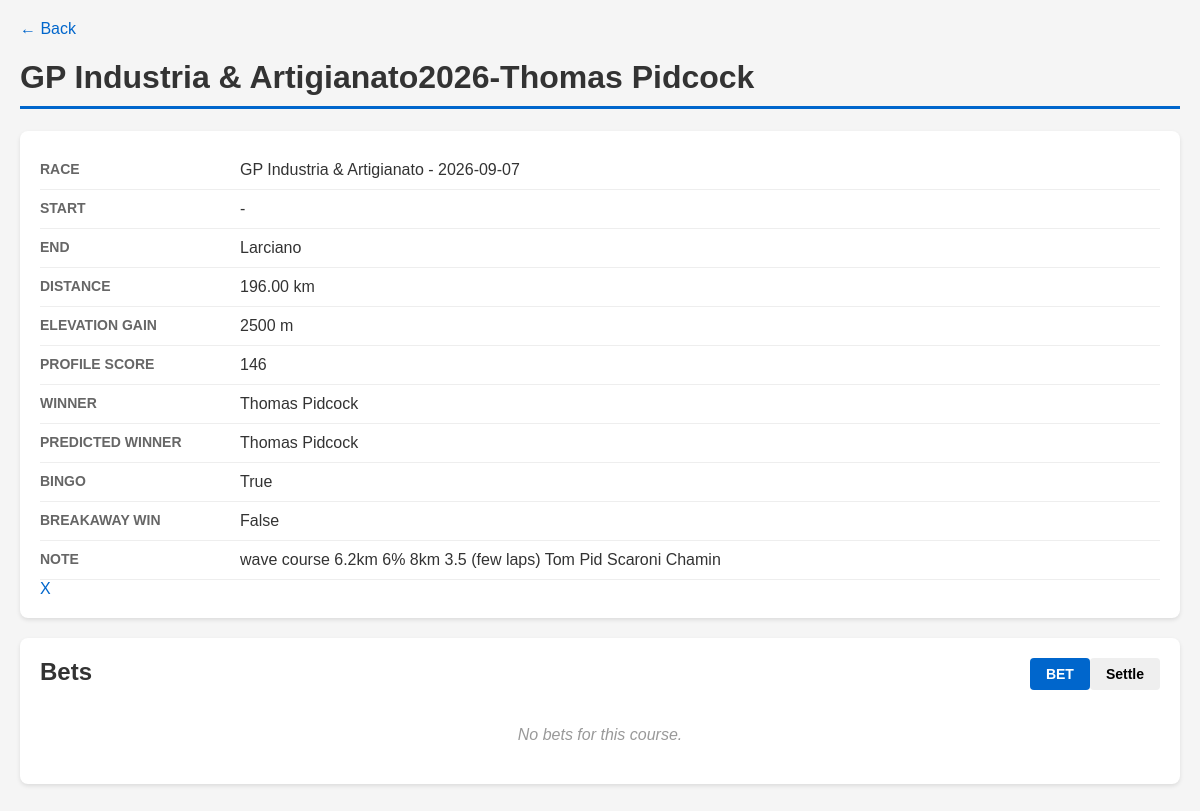
The app's page /course/147/ with its own data.
### uci/models/course.py (models this page shows, shortened)
class Course(models.Model):
    DEFAULT_BET_AMOUNT = Decimal('1')
    race = models.ForeignKey(Race, on_delete=models.CASCADE, related_name='courses')
    name = models.CharField(max_length=200)
    start = models.CharField(max_length=120, null=True, blank=True)
    end = models.CharField(max_length=120, null=True, blank=True)
    distance_km = models.DecimalField(max_digits=6, decimal_places=2, null=True, blank=True)
    elevation_gain_m = models.IntegerField(null=True, blank=True)
    note = models.TextField(max_length=500, null=True, blank=True)
    key_point = models.JSONField(null=True, blank=True, default=list)
    profile_score = models.IntegerField(null=True, blank=True)
    profile_score_20k = models.IntegerField(null=True, blank=True)
    winner = models.ForeignKey(Rider, on_delete=models.CASCADE, null=True, blank=True, related_name='course_winner')
    predict_winner = models.ForeignKey(Rider, on_delete=models.CASCADE, null=True, blank=True, related_name='course_predict_winner')
    pre_analysis = models.TextField(max_length=500, null=True, blank=True)
    course_url = models.URLField(null=True, blank=True)
    is_won_by_breakaway = models.BooleanField(default=False)
    bingo_rate = models.DecimalField(max_digits=6, decimal_places=2, null=True, blank=True)
    settled = models.BooleanField(default=False)
    def __init__(self, *args, **kwargs):
        super().__init__(*args, **kwargs)
        self.__original_predict_winner_id = self.predict_winner_id
    def __str__(self):
        return f"{self.name}-{self.winner}"
    @property
    def bingo(self):
        return self.predict_winner == self.winner and self.winner is not None

### uci/models/rider.py (models this page shows, shortened)
class Rider(models.Model):
    FORM_TREND_CHOICES = [
        ('high', '↑'),
        ('increase', '↗'),
        ('normal', '→'),
        ('decrease', '↘'),
        ('low', '↓'),
    ]
    FORM_TO_TREND = {1: 'low', 2: 'decrease', 3: 'normal', 4: 'increase', 5: 'high'}
    SCORE_VALIDATORS = [MinValueValidator(1), MaxValueValidator(100)]
    name = models.CharField(max_length=100, unique=True)
    nationality = models.CharField(max_length=100, null=True, blank=True)
    date_of_birth = models.DateField(null=True, blank=True)
    note = models.TextField(max_length=500, null=True, blank=True)
    form = models.IntegerField(validators=[MinValueValidator(1), MaxValueValidator(5)], null=True, blank=True)
    form_trend = models.CharField(max_length=10, choices=FORM_TREND_CHOICES, null=True, blank=True, default='normal')
    breakaway = models.BooleanField(default=False)
    breakaway_note = models.CharField(max_length=100, null=True, blank=True)
    score_climb = models.IntegerField(null=True, blank=True, default=1, validators=SCORE_VALIDATORS)
    score_wave = models.IntegerField(null=True, blank=True, default=1, validators=SCORE_VALIDATORS)
    score_punch = models.IntegerField(null=True, blank=True, default=1, validators=SCORE_VALIDATORS)
    score_tt = models.IntegerField(null=True, blank=True, default=1, validators=SCORE_VALIDATORS)
    score_sprint = models.IntegerField(null=True, blank=True, default=1, validators=SCORE_VALIDATORS)
    score_steep = models.IntegerField(null=True, blank=True, default=1, validators=SCORE_VALIDATORS)
    limit_distance = models.FloatField(null=True, blank=True, default=10)
    limit_slope = models.FloatField(null=True, blank=True, default=10)
    form_history_cache = models.JSONField(default=list, blank=True)
    FORM_HISTORY_CACHE_MAX = 10
    class Meta:
        ordering = ['name']  # for admin
    def __str__(self):
        return f"{self.name}"

### uci/models/race.py (models this page shows, shortened)
class Race(models.Model):
    CATEGORY_CHOICES = [
        ('classic', 'Classic'),
        ('high_mountain', 'High Mountain'),
        ('flat', 'Flat'),
        ('tour', 'Tour'),
        ('weekly', 'Weekly'),
    ]
    name = models.CharField(max_length=200)
    date = models.DateField(null=True, blank=True)
    location = models.CharField(max_length=200)
    category = models.CharField(max_length=50, choices=CATEGORY_CHOICES, default='classic')
    winner = models.ForeignKey(Rider, on_delete=models.CASCADE, null=True, blank=True, related_name='race_winner')
    predict_winner = models.ForeignKey(Rider, on_delete=models.CASCADE, null=True, blank=True, related_name='race_predict_winner')
    one_day_race = models.BooleanField(default=False)
    note = models.TextField(null=True, blank=True)
    class Meta:
        ordering = ['-date']
    def __str__(self):
        return f"{self.name} - {self.date}"

### uci/views.py (the view)
# urls.py: path('course/<int:pk>/', views.course_detail, name='course_detail'),
def course_detail(request, pk):
    course = get_object_or_404(Course, pk=pk)
    bets = Bet.objects.filter(course=course).select_related('user', 'rider')
    riders = Rider.objects.all()
    users = User.objects.all()
    return render(request, 'uci/course_detail.html', {'course': course, 'bets': bets, 'riders': riders, 'users': users})

### uci/templates/uci/course_detail.html (shortened to what this page needs)
<!DOCTYPE html>
<html lang="en">
<head>
</head>
<body>
    <a href="/">&larr; Back</a>
    <h1>{{ course }}</h1>
    <div class="card">
        <div class="field">
            <span class="label">Race</span>
            <span class="value">{{ course.race }}</span>
        </div>
        <div class="field">
            <span class="label">Start</span>
            <span class="value">{{ course.start|default:"-" }}</span>
        </div>
        <div class="field">
            <span class="label">End</span>
            <span class="value">{{ course.end|default:"-" }}</span>
        </div>
        <div class="field">
            <span class="label">Distance</span>
            <span class="value">{% if course.distance_km %}{{ course.distance_km }} km{% else %}-{% endif %}</span>
        </div>
        <div class="field">
            <span class="label">Elevation Gain</span>
            <span class="value">{% if course.elevation_gain_m %}{{ course.elevation_gain_m }} m{% else %}-{% endif %}</span>
        </div>
        <div class="field">
            <span class="label">Profile Score</span>
            <span class="value">{{ course.profile_score|default:"-" }}</span>
        </div>
        <div class="field">
            <span class="label">Winner</span>
            <span class="value">{{ course.winner|default:"-" }}</span>
        </div>
        <div class="field">
            <span class="label">Predicted Winner</span>
            <span class="value">{{ course.predict_winner|default:"-" }}</span>
        </div>
        <div class="field">
            <span class="label">Bingo</span>
            <span class="value">{{ course.bingo }}</span>
        </div>
        <div class="field">
            <span class="label">Breakaway Win</span>
            <span class="value">{{ course.is_won_by_breakaway }}</span>
        </div>
        {% if course.note %}
        <div class="field">
            <span class="label">Note</span>
            <span class="value">{{ course.note }}</span>
        </div>
        {% endif %}
        <a href="{% url 'uci:course_predict' course.pk %}">X</a>
    </div>
    <div class="card">
        <h2 style="margin-top:0; color:#333; display:inline-block;">Bets</h2>
        {% if not course.settled %}
            <button class="btn btn-settle" style="float:right;" onclick="document.getElementById('settleModal').classList.add('active')">Settle</button>
            <button class="btn btn-bet" style="float:right;" onclick="document.getElementById('betModal').classList.add('active')">BET</button>
        {% else %}
            <button class="btn btn-settled" style="float:right;)">BET Settled</button>
        {% endif %}
        {% if bets %}
        <table>
            <thead>
                <tr>
                    <th>User</th>
                    <th>Rider</th>
                    <th>Bet Amount</th>
                    <th>Odd Rate</th>
                    <th>Credit Return</th>
                    <th>Status</th>
                </tr>
            </thead>
            <tbody>
                {% for bet in bets %}
                <tr>
                    <td>{{ bet.user }}</td>
                    <td>{{ bet.rider }}</td>
                    <td>{{ bet.bet_amount|default:"-" }}</td>
                    <td>{{ bet.odd_rate }}</td>
                    <td style="{% if bet.credit_return > 0 %}color:#28a745;{% elif bet.credit_return < 0 %}color:#dc3545;{% endif %} font-weight:bold;">{{ bet.credit_return|default:"-" }}</td>
                    <td><span class="badge {{ bet.status }}">{{ bet.get_status_display }}</span></td>
                </tr>
                {% endfor %}
            </tbody>
        </table>
        {% else %}
            <div class="no-data">No bets for this course.</div>
        {% endif %}
    </div>
</body>
</html>

### uci/templates/uci/course_detail.html (style rules this page uses)
body { font-family: Arial, sans-serif; max-width: 1200px; margin: 0 auto; padding: 20px; background-color: #f5f5f5; }
h1 { color: #333; border-bottom: 3px solid #0066cc; padding-bottom: 10px; }
.card { background: white; padding: 20px; border-radius: 8px; box-shadow: 0 2px 4px rgba(0,0,0,0.1); margin-bottom: 20px; }
.field { display: flex; padding: 10px 0; border-bottom: 1px solid #eee; }
.label { width: 200px; color: #666; font-size: 14px; text-transform: uppercase; font-weight: bold; }
.value { color: #333; }
a { color: #0066cc; text-decoration: none; }
.no-data { color: #999; font-style: italic; padding: 20px; text-align: center; }
.btn { padding: 8px 16px; border: none; border-radius: 4px; cursor: pointer; font-size: 14px; font-weight: bold; }
.btn-bet { background-color: #0066cc; color: white; }

### records on screen
Course: name+winner "GP Industria & Artigianato2026-Thomas Pidcock", race "GP Industria & Artigianato - 2026-09-07", start "-", end "Larciano", distance_km "196.00", elevation_gain_m "2500", profile_score "146", winner "Thomas Pidcock", predict_winner "Thomas Pidcock", bingo "True", is_won_by_breakaway "False", note "wave course 6.2km 6% 8km 3.5 (few laps) Tom Pid Scaroni Chamin"
